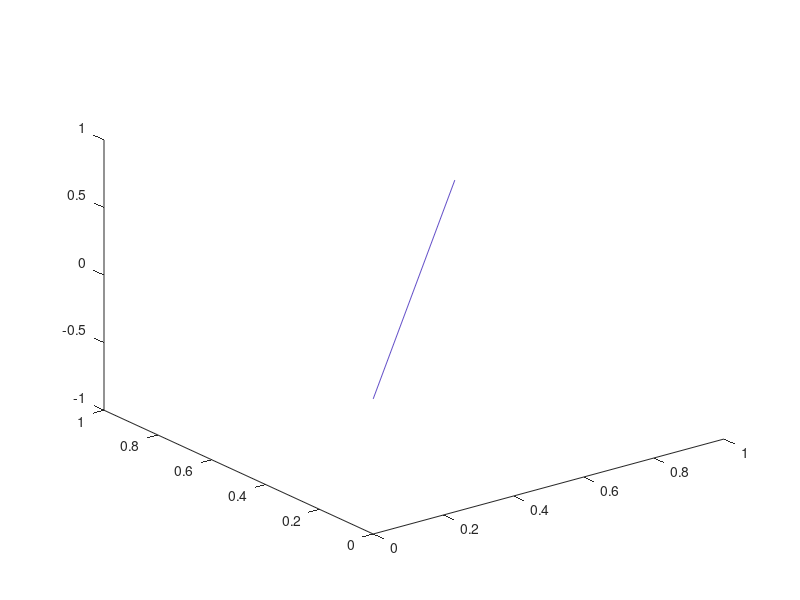

MATLAB code for this plot: (Note: this script raises an error after producing the figure.)
close all;
clear all;

view(3);
daspect([1 1 1]);

p = [1, 1, 0];
plot3([0,p(1)], [0, p(2)], [0, p(3)], 'Color', [100/255, 80/255, 200/255]);
hold on;

pprime = p*RotZ(pi/6)*RotY(pi/3);
plot3([0, pprime(1)], [0, pprime(2)], [0, pprime(3)], 'Color', [0, 200/255, 50/255]);